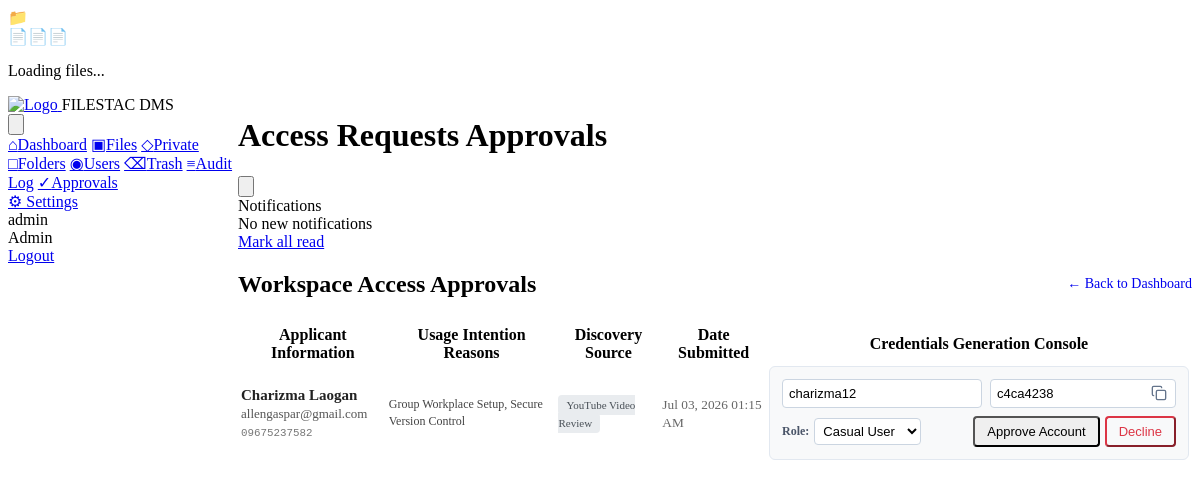
The app's page /admin/admin_approvals.php (signed in) with its own data.
### tables this page shows
CREATE TABLE `registration_requests` (
  `id` int(11) NOT NULL,
  `first_name` varchar(100) DEFAULT NULL,
  `last_name` varchar(100) DEFAULT NULL,
  `email` varchar(150) DEFAULT NULL,
  `phone` varchar(50) DEFAULT NULL,
  `reasons` text DEFAULT NULL,
  `sources` text DEFAULT NULL,
  `status` enum('pending','approved','rejected') DEFAULT 'pending',
  `created_at` timestamp NOT NULL DEFAULT current_timestamp(),
  `permitted_actions` text DEFAULT NULL
);

### config/config.php (called while the page is built, shortened)
<?php
function app_url(string $path = ''): string {
    return BASE_URL . ltrim($path, '/');
}

### admin/admin_approvals.php (the view, shortened to what this page needs)
<?php
$db = get_db();
$pending_list = $db->query("SELECT * FROM registration_requests WHERE status = 'pending' ORDER BY created_at DESC")->fetch_all(MYSQLI_ASSOC);
include __DIR__ . '/../partials/header.php';
?>
<div class="approvals-container" style="padding: 20px 0;">
    <div style="display:flex; justify-content:space-between; align-items:center; margin-bottom: 25px;">
        <h2 class="page-title" style="margin:0;">Workspace Access Approvals</h2>
        <a href="<?= app_url('admin/admin_dashboard.php') ?>" class="btn btn-outline" style="font-size:14px; text-decoration:none;">&larr; Back to Dashboard</a>
    </div>
    <table class="data-table">
      <thead>
        <tr>
          <th>Applicant Information</th>
          <th>Usage Intention Reasons</th>
          <th>Discovery Source</th>
          <th>Date Submitted</th>
          <th style="width: 420px; text-align: center;">Credentials Generation Console</th>
        </tr>
      </thead>
      <tbody>
      <?php if (empty($pending_list)): ?>
        <tr>
            <td colspan="5" style="text-align:center; padding:30px; color:#888; font-style: italic;">
                No pending access account creation.
            </td>
        </tr>
      <?php else: ?>
        <?php foreach ($pending_list as $row): ?>
          <tr>
            <td>
                <strong style="font-size:15px; color:#222;"><?= htmlspecialchars($row['first_name'] . ' ' . $row['last_name']) ?></strong><br>
                <span style="font-size:13px; color:#555;"><?= htmlspecialchars($row['email']) ?></span><br>
                <small style="color:#777; font-family: monospace;"><?= htmlspecialchars($row['phone'] ?: 'No Phone Provided') ?></small>
            </td>
            <td>
                <div style="max-height:80px; overflow-y:auto; font-size:12px; color:#444; line-height:1.4;">
                    <?= htmlspecialchars($row['reasons']) ?>
                </div>
            </td>
            <td>
                <span class="badge" style="background:#e9ecef; color:#495057; padding:4px 8px; border-radius:4px; font-size:11px;">
                    <?= htmlspecialchars($row['sources'] ?: 'Direct Visit') ?>
                </span>
            </td>
            <td>
                <small style="color:#666;"><?= date('M d, Y h:i A', strtotime($row['created_at'])) ?></small>
            </td>
            <td>
              <div style="background:#f8f9fa; padding:12px; border-radius:6px; border:1px solid #e2e8f0;">
                <form method="POST" action="" style="margin:0;">
                  <div style="display:flex; gap:8px; margin-bottom:8px;">
                    <input type="text" name="generated_username" placeholder="Assign Username"
                           value="<?= strtolower(htmlspecialchars($row['first_name'] . $row['id'])) ?>"
                           style="flex:1; padding:6px; font-size:13px; border:1px solid #cbd5e1; border-radius:4px;" required>
                    <div style="display:flex; flex:1; position:relative;">
                        <?php $random_pass = bin2hex(random_bytes(4)); ?>
                        <input type="text" id="pass_<?= (int)$row['id'] ?>" name="generated_password" placeholder="Assign Password"
                               value="<?= $random_pass ?>"
                               style="width:100%; padding:6px 35px 6px 6px; font-size:13px; border:1px solid #cbd5e1; border-radius:4px;" required>
                        <button type="button" onclick="copyPassword(<?= (int)$row['id'] ?>)" title="Copy Password"
                                style="position:absolute; right:5px; top:50%; transform:translateY(-50%); background:none; border:none; padding:4px; cursor:pointer; display:flex; align-items:center; justify-content:center; color:#64748b;">
                        </button>
                    </div>
                  </div>
                  <div style="display:flex; justify-content:space-between; align-items:center;">
                    <div style="display:flex; align-items:center; gap:5px;">
                        <label style="font-size:12px; font-weight:bold; color:#4a5568;">Role:</label>
                        <select name="assigned_role" style="padding:4px; font-size:13px; border:1px solid #cbd5e1; border-radius:4px; background:#fff;">
                            <option value="casual">Casual User</option>
                        </select>
                    </div>
                    <div style="display:flex; gap:5px;">
                        <button type="submit" class="btn btn-primary" style="padding:6px 12px; font-size:13px; border-radius:4px;">Approve Account</button>
                        <button type="submit" name="action_type" value="reject_user" class="btn btn-outline"
                                style="padding:6px 12px; font-size:13px; border-radius:4px; color:#dc3545; border-color:#dc3545; background:none;"
                                onclick="return confirm('Are you sure you want to permanently decline this workspace registration request profile?');">Decline</button>
                    </div>
                  </div>
                </form>
              </div>
            </td>
          </tr>
        <?php endforeach; ?>
      <?php endif; ?>
      </tbody>
    </table>
</div>
<?php include __DIR__ . '/../partials/footer.php'; ?>

### records on screen
registration_requests: first_name+last_name "Charizma Laogan", email "allengaspar@gmail.com", phone "09675237582", reasons "Group Workplace Setup, Secure Version Control", sources "YouTube Video Review", created_at "Jul 03, 2026 01:15 AM", generated_username "charizma12", generated_password "c4ca4238"

### other values on screen
$brandName "FILESTAC DMS"
$user['username'] "admin"
$role "Admin"
$page_title "Access Requests Approvals"
